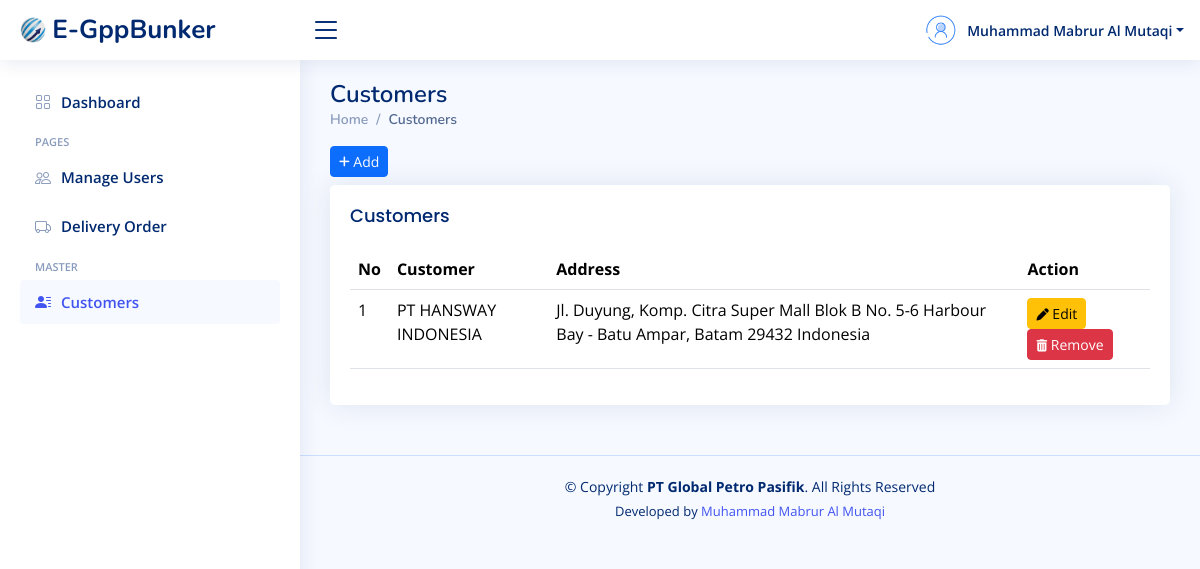
The app's page /manage-customers.php (signed in), older data.
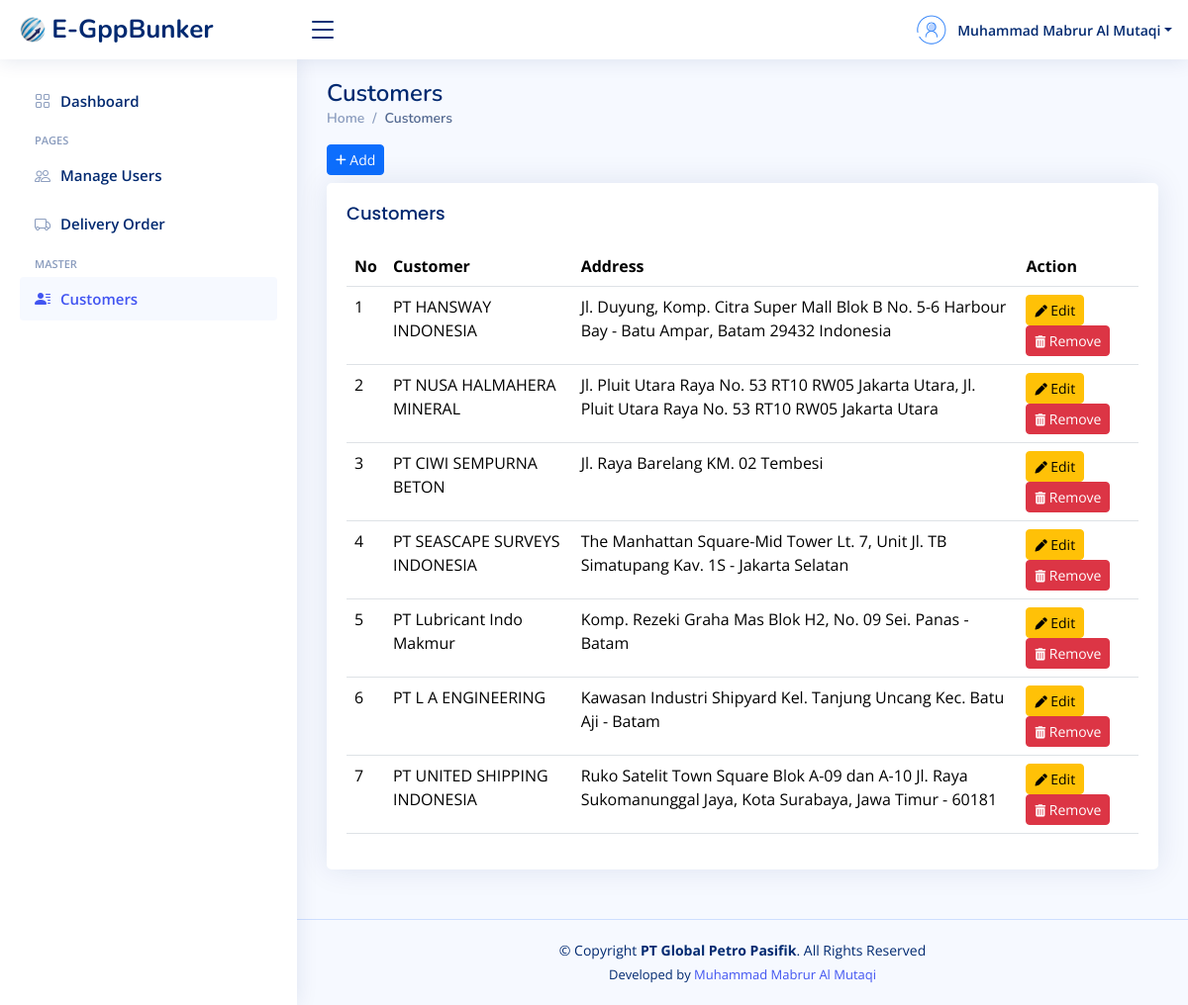
The same page, newer data.
### tables this page shows
CREATE TABLE `customer` (
  `id_customer` int(10) NOT NULL,
  `customer_name` varchar(60) NOT NULL,
  `address` text NOT NULL
);

### manage-customers.php (the view, shortened to what this page needs)
<?php
    include "koneksi.php";
?>
<!DOCTYPE html>
<html lang="en">
<?php
    include "layouts/head-css.php";
?>
<body>
<?php
    include "layouts/header.php";
?>
<?php
    include "layouts/sidebar.php";
?>
<main id="main" class="main">
    <div class="pagetitle">
      <h1>Customers</h1>
      <nav>
        <ol class="breadcrumb">
          <li class="breadcrumb-item"><a href="index.php">Home</a></li>
          <li class="breadcrumb-item active">Customers</li>
        </ol>
      </nav>
    </div>
    <a href="tambah-customer.php" class="btn btn-primary btn-sm mb-2"><i class="fa fa-plus fa-sm"></i> Add</a>
    <section class="section">
      <div class="row">
        <div class="col-lg-12">
          <div class="card">
            <div class="card-body">
              <h5 class="card-title">Customers</h5>
                <div class="table-responsive">
                    <table class="table datatable table table-hover">
                      <thead>
                        <tr>
                          <th>No</th>
                          <th>Customer</th>
                          <th>Address</th>
                          <th>Action</th>
                        </tr>
                      </thead>
                      <tbody>
                      <?php
                          $no = 1;
                          $query = "SELECT * FROM customer";
                          $tampil = mysqli_query($koneksi, $query);
                          if (mysqli_num_rows($tampil) > 0) {
                              while ($data = mysqli_fetch_assoc($tampil)){
                      ?>
                        <tr>
                          <td><?= $no++?></td>
                          <td><?= $data['customer_name']?></td>
                          <td><?= $data['address']?></td>
                          <td>
                            <a href="edit-customer.php?id_customer=<?= $data['id_customer']?>" class="btn btn-warning btn-sm"><i class="fa fa-pen fa-sm"></i> Edit</a>
                            <a href="#" class="btn btn-danger btn-sm" onclick="return confirmRemove(<?= $data['id_customer']?>);"><i class="fa fa-trash fa-sm"></i> Remove</a>
                          </td>
                        </tr>
                      <?php
                          }
                      } else {
                      ?>
                          <tr>
                              <td colspan="5" class="text-center">Tidak ada data</td>
                          </tr>
                      <?php } ?>
                      </tbody>
                    </table>
                </div>
            </div>
          </div>
        </div>
      </div>
    </section>
  </main>
<?php
    include "layouts/footer.php";
?>
</body>
</html>

Row changes from the older to the newer data that the page shows:
added customer: customer_name "PT NUSA HALMAHERA MINERAL", address "Jl. Pluit Utara Raya No. 53 RT10 RW05 Jakarta Utara, Jl. Pluit Utara Raya No. 53 RT10 RW05 Jakarta Utara"
added customer: customer_name "PT CIWI SEMPURNA BETON", address "Jl. Raya Barelang KM. 02 Tembesi"
added customer: customer_name "PT SEASCAPE SURVEYS INDONESIA", address "The Manhattan Square-Mid Tower Lt. 7, Unit Jl. TB Simatupang Kav. 1S - Jakarta Selatan"
added customer: customer_name "PT Lubricant Indo Makmur", address "Komp. Rezeki Graha Mas Blok H2, No. 09 Sei. Panas - Batam"
added customer: customer_name "PT L A ENGINEERING", address "Kawasan Industri Shipyard Kel. Tanjung Uncang Kec. Batu Aji - Batam"
added customer: customer_name "PT UNITED SHIPPING INDONESIA", address "Ruko Satelit Town Square Blok A-09 dan A-10 Jl. Raya Sukomanunggal Jaya, Kota Surabaya, Jawa Timur - 60181"
